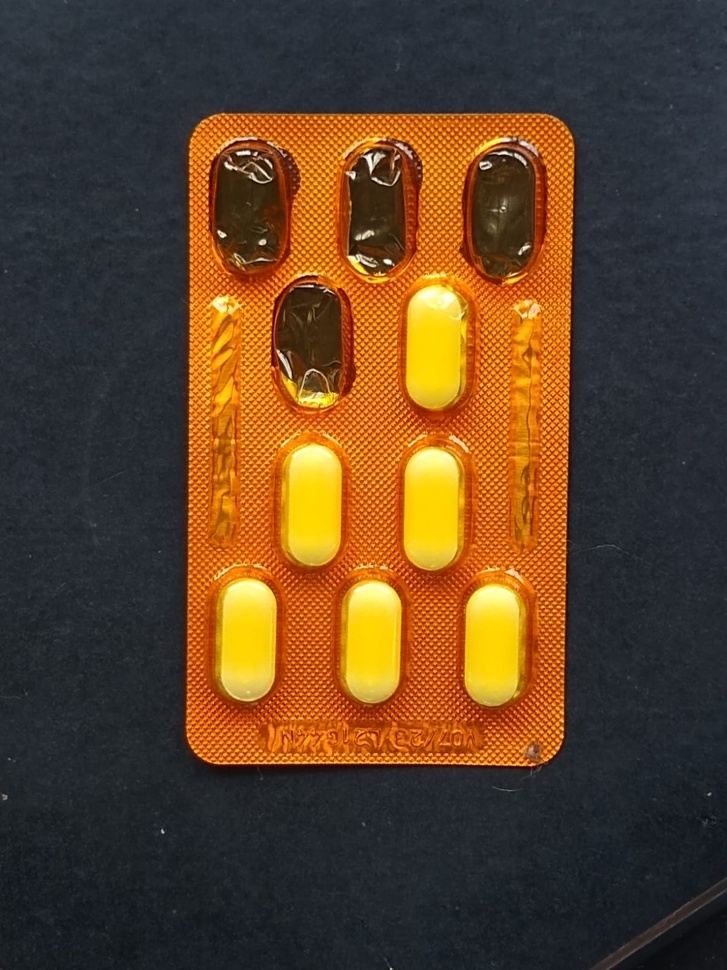
#> input picture Image4.jpeg, 727 x 970 px, shrunk from 1200 x 1600 before the run
$ python morfologia_matematica.py
#> lines starting #> are read from the running program, lines starting #| are printed output that depends on the picture
# -*- coding: utf-8 -*-
"""
Created on Mon May 13 18:54:25 2019

@author: jeans
"""

import cv2
import numpy as np
from matplotlib import pyplot as plt

img = cv2.imread('Image4.jpeg',0)
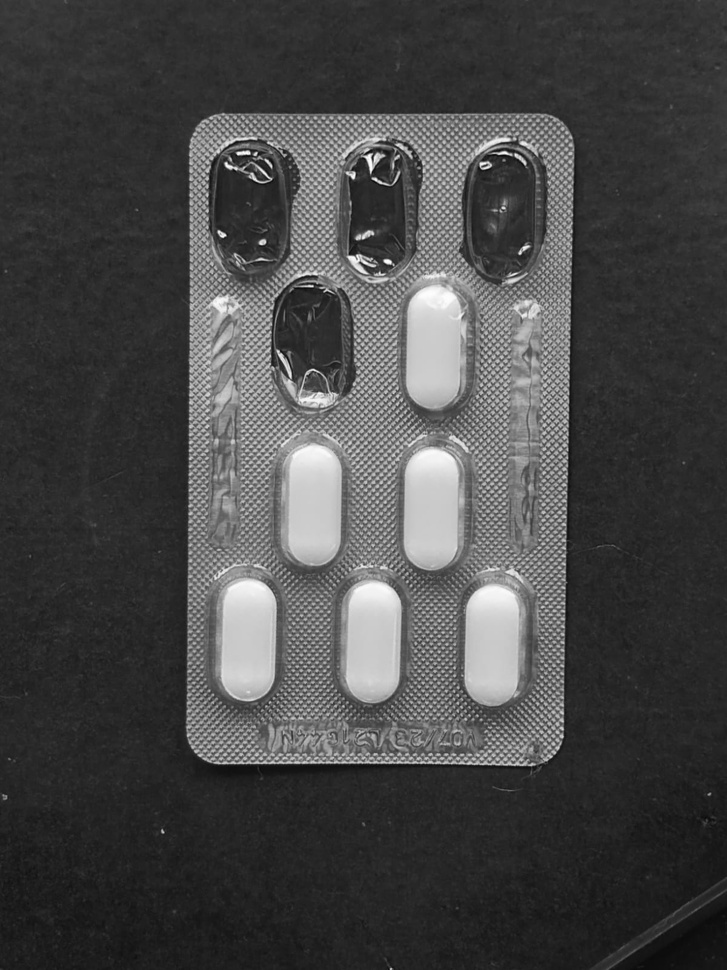
#> img: shape (970, 727); min 8, max 255, mean 71.2
#img = cv2.imread('9.png',0)
kernel = np.ones((8,8),np.uint8)
#erosion = cv2.erode(img,kernel,iterations = 1)
#dilation = cv2.dilate(img,kernel,iterations = 1)
opening = cv2.morphologyEx(img, cv2.MORPH_OPEN, kernel)
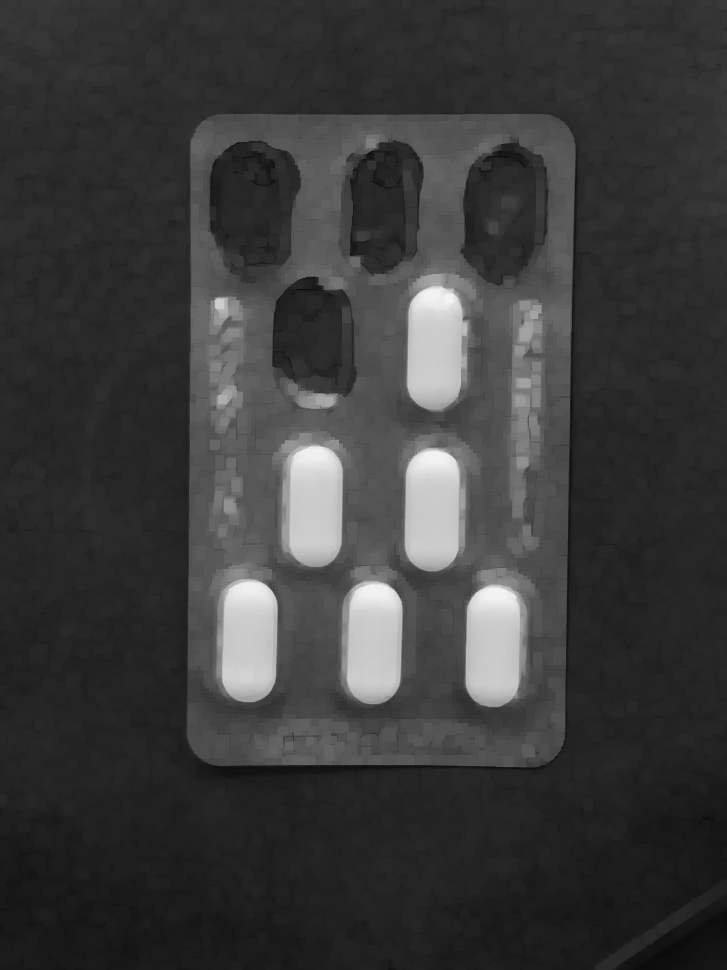
#> opening: shape (970, 727); min 8, max 244, mean 58.9
# [5 lines of commented-out code are left out]
calculo = opening
#calculo = closing
#calculo = gradient

plt.subplot(121),plt.imshow(img),plt.title('Original')
plt.xticks([]), plt.yticks([])
plt.subplot(122),plt.imshow(calculo),plt.title('Calculo')
plt.xticks([]), plt.yticks([])
plt.show()
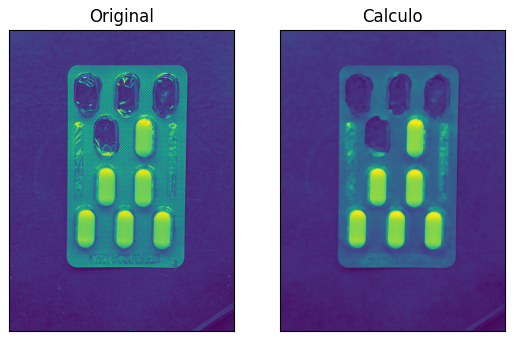
#> figure drawn by matplotlib, 2 panels

$ run again, with Image1.jpeg copied over Image4.jpeg
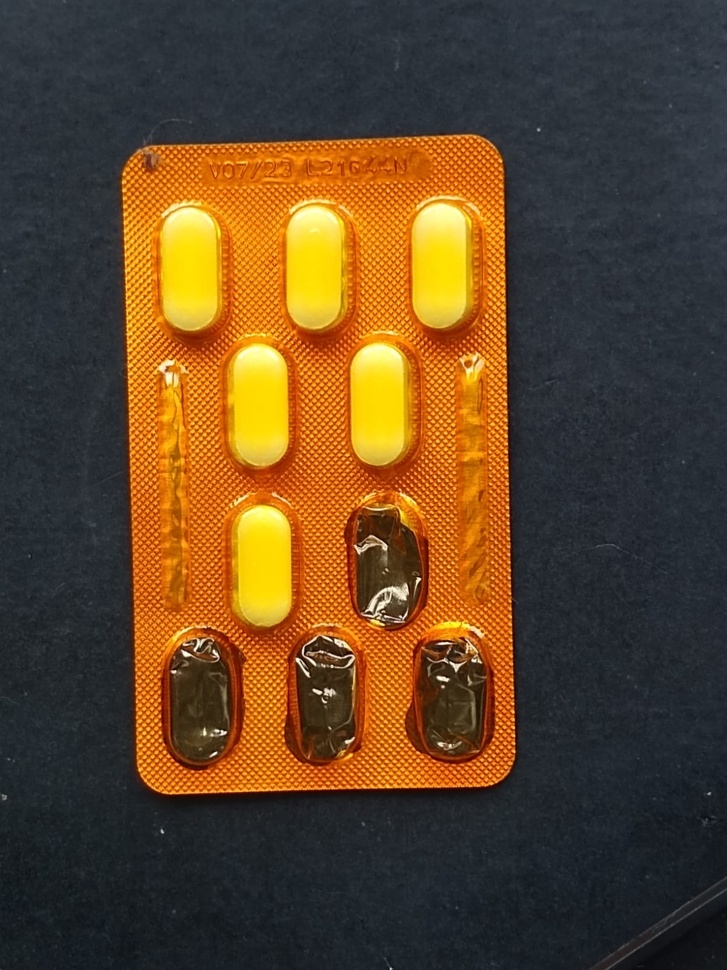
#> input picture Image1.jpeg, 727 x 970 px, shrunk from 1200 x 1600 before the run
#> `opening = cv2.morphologyEx(img, cv2.MORPH_OPEN, kernel)`:
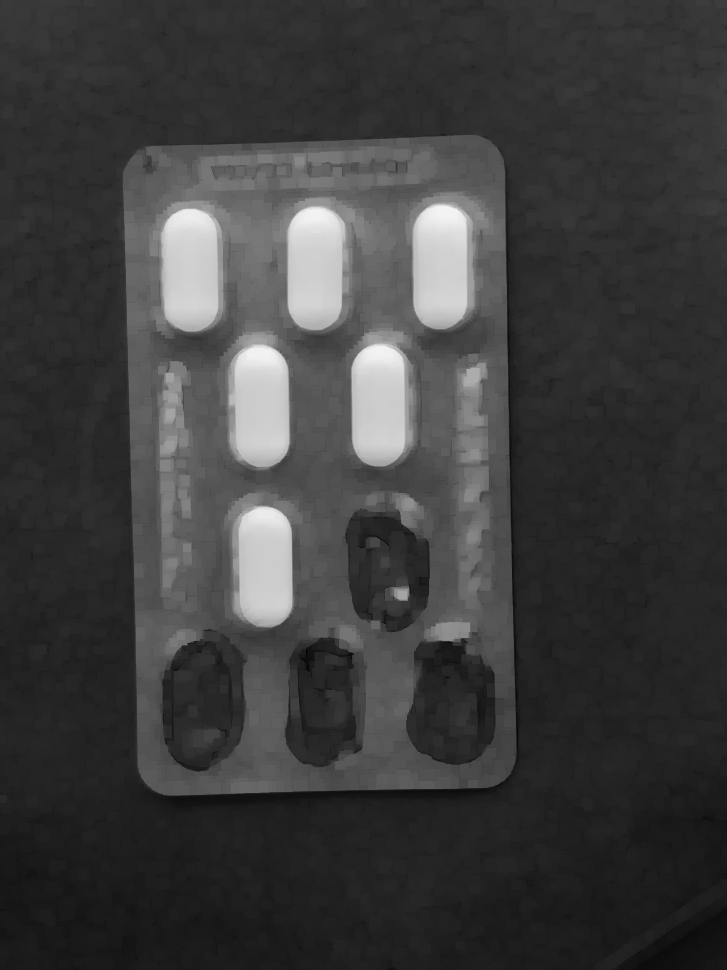
#> opening: shape (970, 727); min 0, max 243, mean 61.7
#> `plt.show()`:
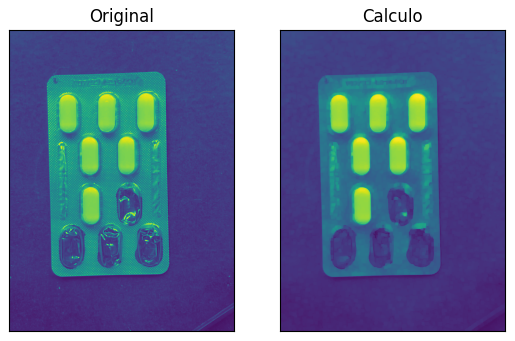
#> figure drawn by matplotlib, 2 panels

$ run again, with Image2.jpeg copied over Image4.jpeg
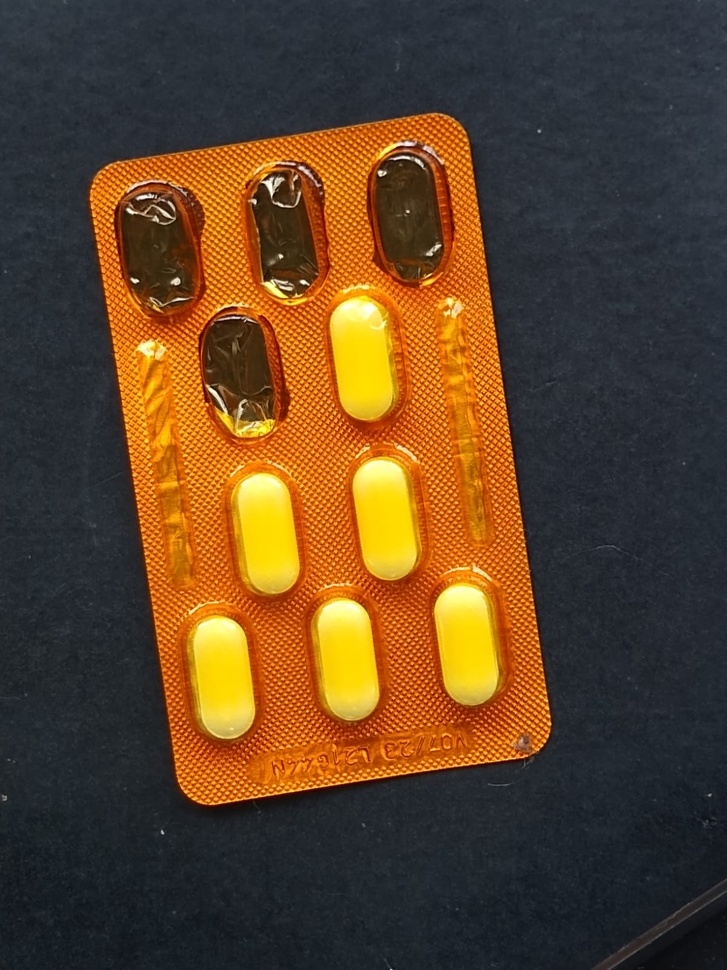
#> input picture Image2.jpeg, 727 x 970 px, shrunk from 1200 x 1600 before the run
#> `opening = cv2.morphologyEx(img, cv2.MORPH_OPEN, kernel)`:
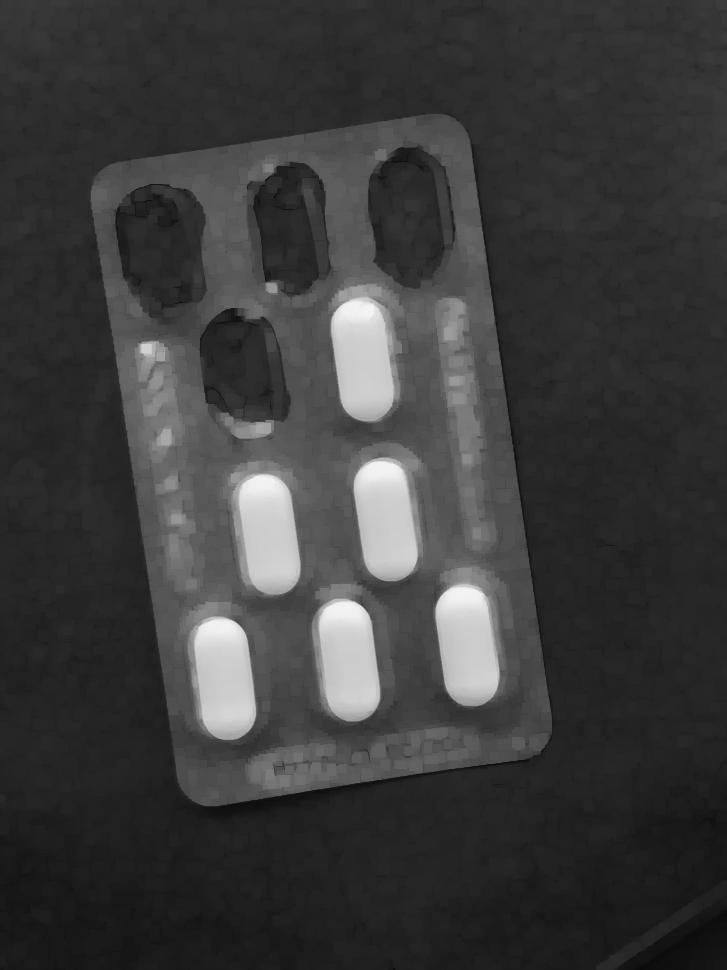
#> opening: shape (970, 727); min 2, max 244, mean 59.9
#> `plt.show()`:
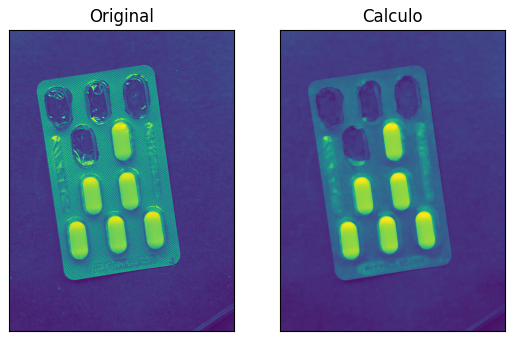
#> figure drawn by matplotlib, 2 panels
